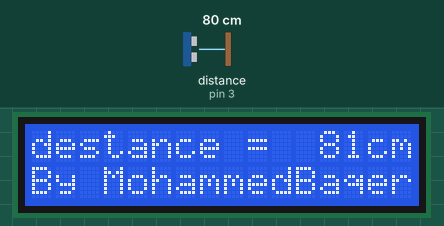
Recording of a sketch running on a simulated Arduino Uno, built with avr-gcc and run on an emulated ATmega328P. Shown: 16×2 character LCD. The inputs (shaded band) are chosen by the test bench; at power-on: distance to the obstacle (sensor on pin 3) 80 cm. The echo pulse lasts 58.3 µs per cm; what the sketch prints to the serial monitor is not drawn.

Above: at 3.2 s.
3.3 s: distance to the obstacle (sensor on pin 3) set to 2 cm
At 4.1 s:
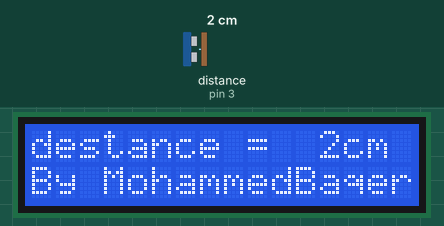
4.8 s: distance to the obstacle (sensor on pin 3) set to 4 cm
At 5.7 s:
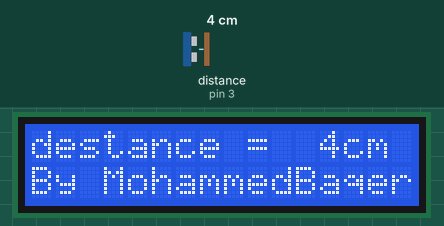
6.3 s: distance to the obstacle (sensor on pin 3) set to 9 cm
At 7.5 s:
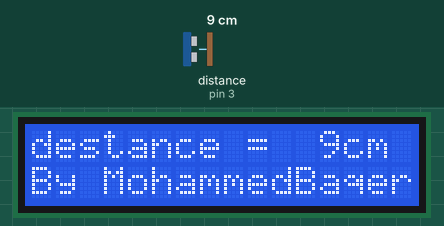
7.8 s: distance to the obstacle (sensor on pin 3) set to 35 cm
At 8.5 s:
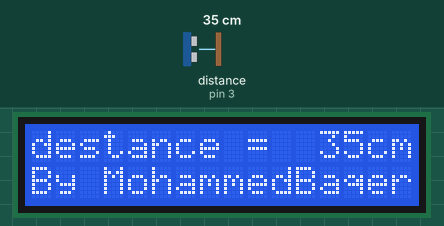
Timing chart, 0 to 10.3 s (numbered marks = the images above; inputs shaded):
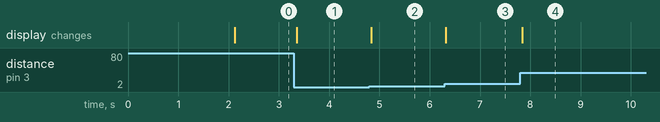

The sketch:

distance_measurment.ino
```cpp
#include <Wire.h>
#include <LiquidCrystal_I2C.h>
#include <NewPing.h>

#define TRIGGER_PIN  2  // Arduino pin tied to trigger pin on the ultrasonic sensor.
#define ECHO_PIN     3  // Arduino pin tied to echo pin on the ultrasonic sensor.

NewPing sonar(TRIGGER_PIN, ECHO_PIN); // NewPing setup of pins and maximum distance.
LiquidCrystal_I2C lcd(0x27,16,2);  // set the LCD address to 0x27 for a 16 chars and 2 line display


void setup() {
  lcd.init();
  lcd.backlight();
  Serial.begin(9600); // Open serial monitor at 9600 baud to see ping results.

  lcd.setCursor(0 ,0);
  lcd.print("Salam 3alaikom");
  delay (2000);
}

void loop() {

  lcd.setCursor(0,0);
  lcd.print("destance =  ");
  lcd.print(sonar.ping_cm());// Send ping, get distance in cm and print result (0 = outside set distance range)_
  lcd.print("cm ");
  lcd.setCursor(0,1);
  lcd.print("By MohammedBaqer");


 Serial.print("destance");
 Serial.print(sonar.ping_cm()); // Send ping, get distance in cm and print result (0 = outside set distance range)
 Serial.println("cm");
 Serial.println("By MohammedBaqer");

}
```

Measured:
- after the input at 3.3 s, the display: changes after 0.05 s (image 1)
- after the input at 4.8 s, the display: changes at once (image 2)
- after the input at 6.3 s, the display: changes at once (image 3)
- after the input at 7.8 s, the display: changes at once (image 4)
